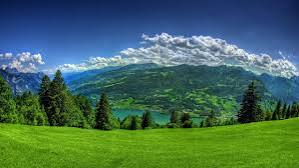
#> input picture image.jpeg, 299 x 168 px, found by its file name
$ python opencvBasics.py
#> lines starting #> are read from the running program, lines starting #| are printed output that depends on the picture
import cv2
import numpy

image = cv2.imread("opencv/image.jpeg")
#> image is the input picture: shape (168, 299, 3); mean B, G, R 89.6, 106.8, 68.5
cv2.imshow("Normal Image" , image)
cv2.waitKey(0)
cv2.destroyAllWindows()

resizedImage1 = cv2.resize(image , (500,500))
cv2.imshow("Larger Image" , resizedImage1)
cv2.waitKey(0)
cv2.destroyAllWindows()

greyImage = cv2.cvtColor(image , cv2.COLOR_BGR2GRAY)
cv2.imshow("Grey Image" , greyImage)
cv2.waitKey(0)
cv2.destroyAllWindows()

HSVimage = cv2.cvtColor(image, cv2.COLOR_BGR2HSV)
#> HSVimage: shape (168, 299, 3); mean H, S, V 80, 164.2, 129
cv2.imshow("HSV Image" , HSVimage)
cv2.waitKey(0)
cv2.destroyAllWindows()

image2 = cv2.imread("opencv/image2.jpeg")
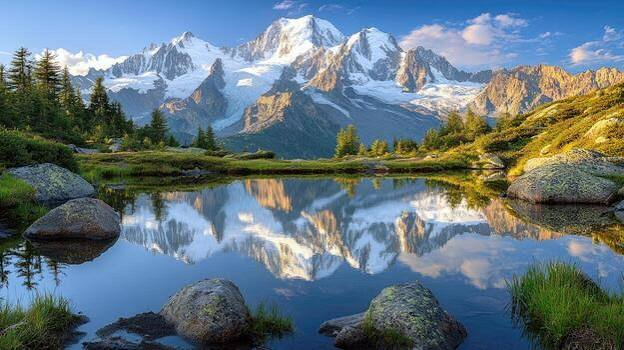
#> input picture image2.jpeg, 624 x 350 px, found by its file name
#> image2 is the input picture: shape (350, 624, 3); mean B, G, R 126.7, 117.2, 99.4
resizedImage2 = cv2.resize(image2 , (500,500))
cv2.imshow("Normal Image2" , resizedImage2)
cv2.waitKey(0)
cv2.destroyAllWindows()


#Arithmetic
addImg = cv2.add(resizedImage1 , resizedImage2)
cv2.imshow("Added Image" , addImg)
cv2.waitKey(0)
cv2.destroyAllWindows()

subtractImg = cv2.subtract(resizedImage1 , resizedImage2)
cv2.imshow("Subtracted Image" , subtractImg)
cv2.waitKey(0)
cv2.destroyAllWindows()

multiImg = cv2.multiply(resizedImage1 , resizedImage2)
cv2.imshow("Multiplied Image" , multiImg)
cv2.waitKey(0)
cv2.destroyAllWindows()

divideImg = cv2.divide(resizedImage1 , resizedImage2)
cv2.imshow("Divided Image" , divideImg)
cv2.waitKey(0)
cv2.destroyAllWindows()

#Channel Splitting
B,G,R = cv2.split(resizedImage2)
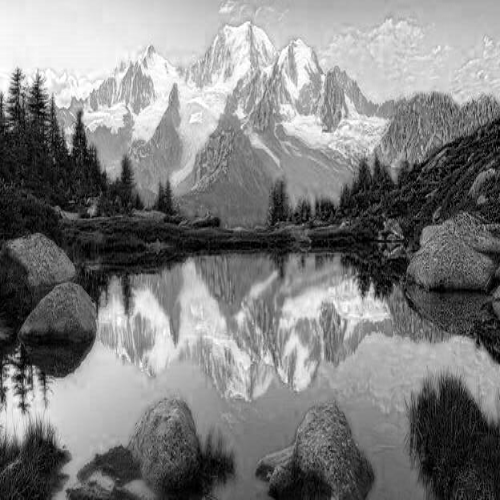
#> B: shape (500, 500); min 0, max 255, mean 126.6
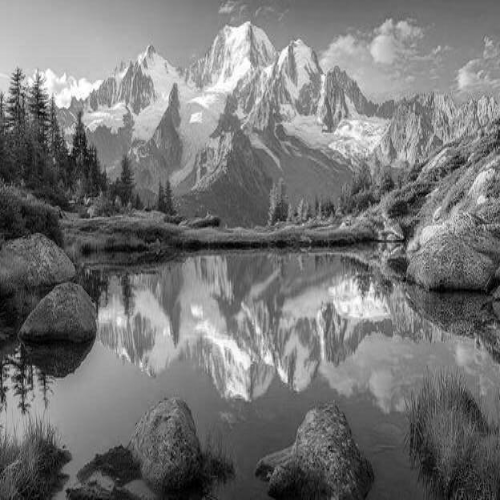
#> G: shape (500, 500); min 0, max 255, mean 117.1
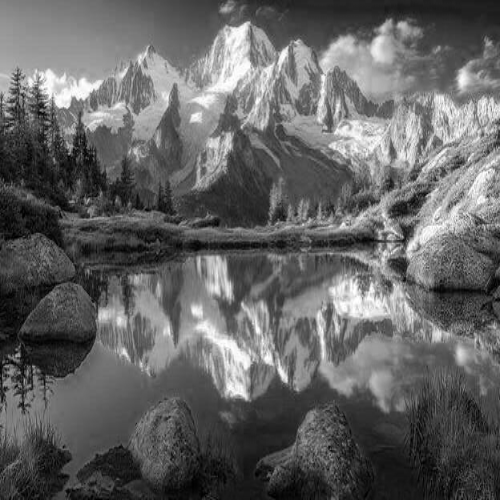
#> R: shape (500, 500); min 0, max 255, mean 99.3

zeroArray = numpy.zeros_like(B)
blueImg = cv2.merge([B , zeroArray, zeroArray])
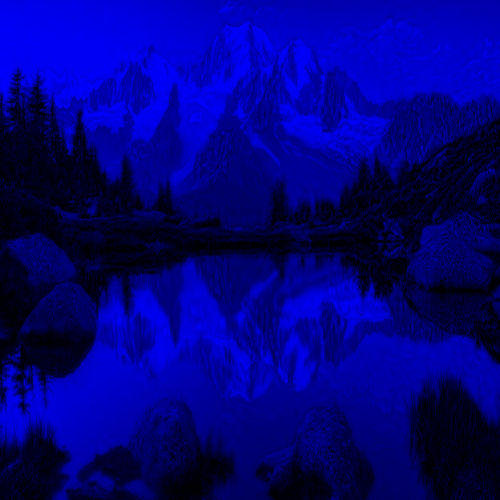
#> blueImg: shape (500, 500, 3); mean of channels 0, 1, 2 126.6, 0, 0; drawn as B, G, R
cv2.imshow("Blue Saturated Image" , blueImg)
cv2.waitKey(0)
cv2.destroyAllWindows()

greenImg = cv2.merge([zeroArray , G , zeroArray])
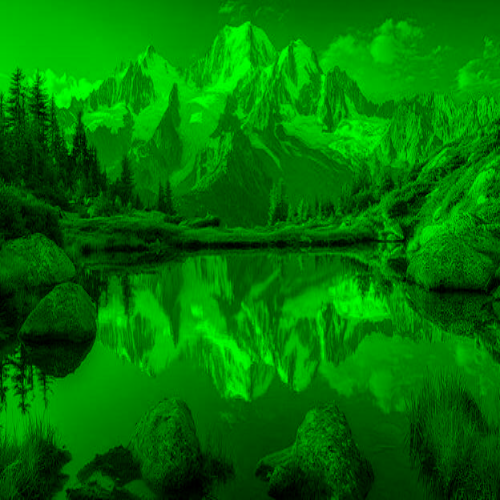
#> greenImg: shape (500, 500, 3); mean of channels 0, 1, 2 0, 117.1, 0; drawn as B, G, R
cv2.imshow("Green Saturated Image" , greenImg)
cv2.waitKey(0)
cv2.destroyAllWindows()

redImg = cv2.merge([zeroArray , zeroArray , R])
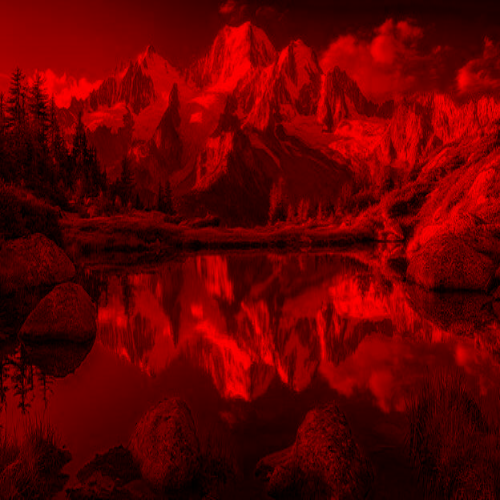
#> redImg: shape (500, 500, 3); mean of channels 0, 1, 2 0, 0, 99.3; drawn as B, G, R
cv2.imshow("Red Saturated Image" , redImg)
cv2.waitKey(0)
cv2.destroyAllWindows()

cv2.imwrite("red.png" , redImg)
